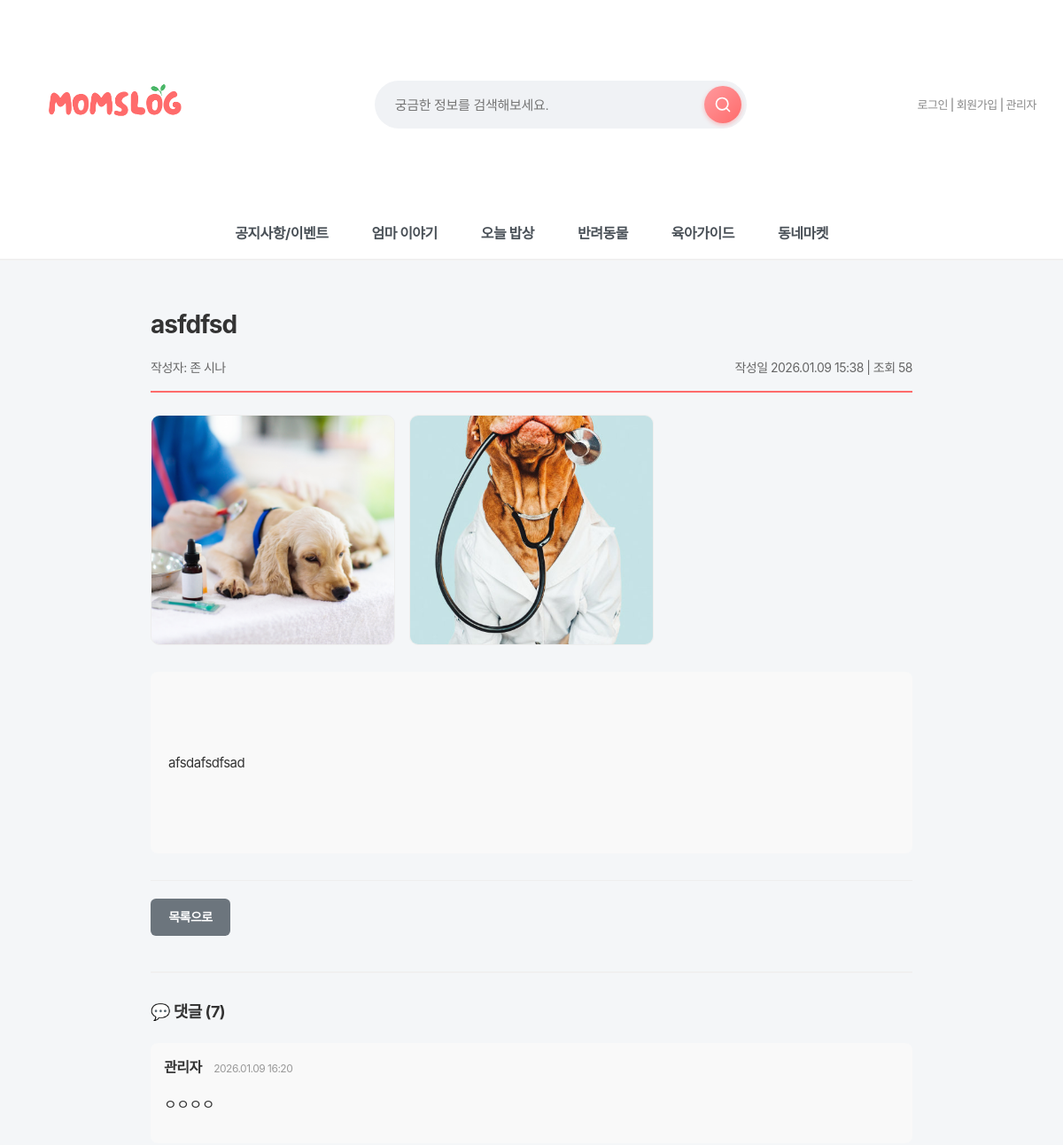
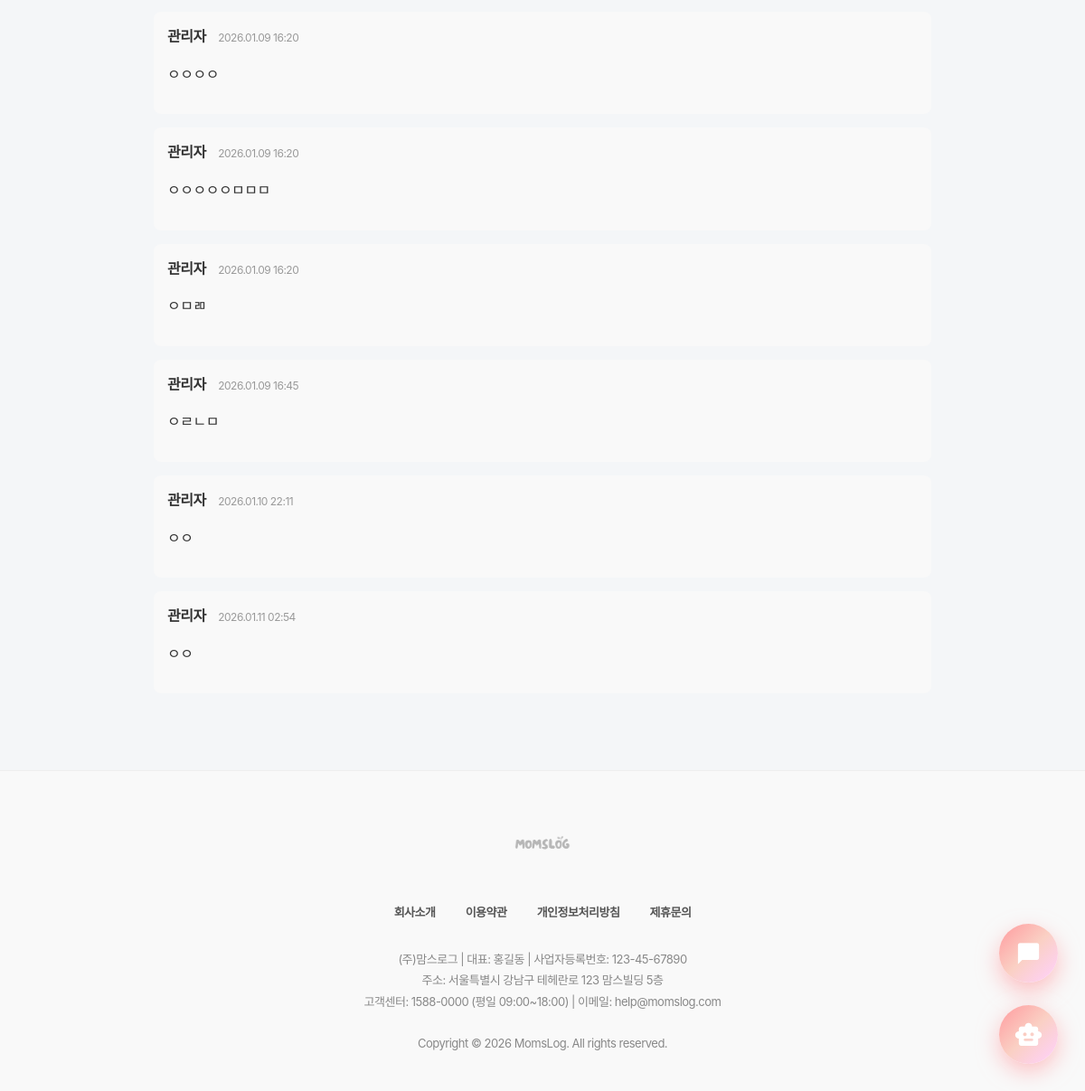
/board/pet/28/, run on the app's committed database (2 pictures, top to bottom).
### board/models.py (models this page shows, shortened)
class PetPost(models.Model):
    title = models.CharField(max_length=200, verbose_name="제목")
    content = models.TextField(verbose_name="내용")
    author = models.ForeignKey(
        settings.AUTH_USER_MODEL,
        on_delete=models.SET_NULL,
        null=True,
        blank=True,
        verbose_name="작성자"
    )
    views = models.IntegerField(default=0, verbose_name="조회수")
    created_at = models.DateTimeField(auto_now_add=True, verbose_name="작성일")
    updated_at = models.DateTimeField(auto_now=True, verbose_name="수정일")
    class Meta:
        verbose_name = '반려동물 게시판'
        verbose_name_plural = '반려동물 게시판'
        ordering = ['-created_at']

class PetImage(models.Model):
    post = models.ForeignKey(
        PetPost,
        on_delete=models.CASCADE,
        related_name='images',
        verbose_name="게시글"
    )
    image = models.ImageField(
        upload_to='pet/',
        verbose_name="이미지"
    )
    order = models.PositiveIntegerField(
        default=0,
        verbose_name="순서"
    )
    class Meta:
        verbose_name = '반려동물 이미지'
        verbose_name_plural = '반려동물 이미지'
        ordering = ['order']

class PetComment(models.Model):
    post = models.ForeignKey(
        PetPost,
        on_delete=models.CASCADE,
        related_name='comments',
        verbose_name='게시글'
    )
    author = models.ForeignKey(
        settings.AUTH_USER_MODEL,
        on_delete=models.CASCADE,
        verbose_name='작성자'
    )
    content = models.TextField(verbose_name='내용')
    parent = models.ForeignKey(
        'self',
        null=True,
        blank=True,
        on_delete=models.CASCADE,
        related_name='replies',
        verbose_name='부모 댓글'
    )
    created_at = models.DateTimeField(auto_now_add=True, verbose_name='작성일')
    updated_at = models.DateTimeField(auto_now=True, verbose_name='수정일')
    class Meta:
        verbose_name = '반려동물 댓글'
        verbose_name_plural = '반려동물 댓글'
        ordering = ['created_at']

### accounts/models.py (models this page shows, shortened)
class User(AbstractUser):
    real_name = models.CharField("이름", max_length=30)
    nickname = models.CharField("닉네임", max_length=30, unique=True)
    jumin = models.CharField("주민번호", max_length=20)  # 000000-0000000
    phone = models.CharField("휴대폰 번호", max_length=20)
    email = models.EmailField("이메일", max_length=254)
    address = models.CharField("주소", max_length=200, blank=True, null=True)
    address_detail = models.CharField("상세주소", max_length=200, blank=True, null=True)
    point = models.PositiveIntegerField("포인트", default=0)
    grade = models.CharField("회원 등급", max_length=10, choices=GRADE_CHOICES, default="start")
    GENDER_CHOICES = [
        ('M', '남자'),
        ('F', '여자'),
    ]
    gender = models.CharField("성별", max_length=1, choices=GENDER_CHOICES, default='F')
    has_children = models.BooleanField("자녀 유무", default=False)
    CHILD_STAGE_CHOICES = [
        ("kindergarten", "유치원"),
        ("elementary", "초등학생"),
        ("middle", "중학생"),
        ("high", "고등학생"),
        ("adult", "성인"),
        ("other", "기타"),
    ]
    children_stages = models.JSONField("자녀 학령(복수)", default=list, blank=True)
    terms_agreed = models.BooleanField("약관 동의", default=False)

### board/views.py (the view)
# urls.py: path('pet/<int:pk>/', views.pet_detail, name='pet_detail'),
def pet_detail(request, pk):
    post = get_object_or_404(PetPost, pk=pk)
    PetPost.objects.filter(pk=pk).update(views=F('views') + 1)
    post.refresh_from_db()
    return render(request, 'board/pet_detail.html', {
        'post': post
    })

### quests/context_processors.py (called while the page is built, shortened)
def today_quest(request):
    if not request.user.is_authenticated:
        return {
            "today_quest": None,
            "grade_progress": None,
        }

### board/templates/board/pet_detail.html (shortened to what this page needs)
{% extends 'base.html' %}
{% load humanize %}
{% block content %}
<div class="pet-detail-container">
    <div class="pet-detail-header">
        <h1 class="pet-title">{{ post.title }}</h1>
        <div class="pet-meta">
            <span>작성자:
                {% if post.author %}
                    {{ post.author.nickname|default:post.author.username }}
                {% else %}
                    탈퇴한 사용자
                {% endif %}
            </span>
            <span>작성일 {{ post.created_at|date:"Y.m.d H:i" }} | 조회 {{ post.views }}</span>
        </div>
    </div>
    {% if post.images.exists %}
    <div class="pet-image-gallery">
        {% for img in post.images.all %}
            <img src="{{ img.image.url }}" alt="반려동물 이미지">
        {% endfor %}
    </div>
    {% endif %}
    <div class="pet-content">
        {{ post.content|linebreaks }}
    </div>
    <div class="pet-actions">
        <a href="{% url 'board:pet_list' %}" class="btn btn-secondary">목록으로</a>
    </div>
    <div class="comments-section">
        <div class="comments-header">💬 댓글 ({{ post.comments.count }})</div>
        {% for comment in post.comments.all %}
        <div class="comment-item">
            <div style="display:flex; justify-content:space-between; align-items:center;">
    <div>
        <span class="comment-author">
            {{ comment.author.nickname|default:comment.author.username|default:"익명" }}
        </span>
        <span class="comment-time">
            {{ comment.created_at|date:"Y.m.d H:i" }}
        </span>
    </div>
</div>
            <div class="comment-content">
                {{ comment.content|linebreaks }}
            </div>
        </div>
        {% empty %}
            <p style="text-align:center; color:#999;">아직 댓글이 없습니다.</p>
        {% endfor %}
    </div>
</div>
{% endblock %}

### static/css/style.css (style rules this page uses)
body { font-family: "Pretendard Variable", "Pretendard", -apple-system, BlinkMacSystemFont, system-ui, Roboto, "Helvetica Neue", "Segoe UI", "Apple SD Gothic Neo", "Noto Sans KR", "Malgun Gothic", "Apple Color Emoji", "Segoe UI Emoji", "Segoe UI Symbol", sans-serif; margin: 0; padding: 0; background-color: #f4f6f8; color: #333; line-height: 1.6; letter-spacing: -0.5px; -webkit-font-smoothing: antialiased; -moz-osx-font-smoothing: grayscale; }
h1, h2, h3, h4, h5, h6 { font-weight: 700; letter-spacing: -1px; margin-top: 0; }
a { text-decoration: none; color: inherit; transition: all 0.3s ease; }

### static/css/mobile.css (style rules this page uses)
* { box-sizing: border-box; }
img, video, iframe { max-width: 100%; height: auto; }

### static/css/darkmode.css (style rules this page uses)
body, header, .main-nav, .card, input, textarea, select, button, table { transition: background-color 0.3s ease, color 0.3s ease, border-color 0.3s ease; }

### static/css/premium-finish.css (style rules this page uses)
* { --transition-fast: 0.2s; --transition-normal: 0.3s; --transition-slow: 0.5s; --ease-spring: cubic-bezier(0.23, 1, 0.320, 1); --ease-smooth: cubic-bezier(0.25, 0.46, 0.45, 0.94); }

### static/css/chatbot.css (style rules this page uses)
:root { --primary-gradient: linear-gradient(135deg, #FF9A9E 0%, #FAD0C4 50%, #FFD1FF 100%); --glass-bg: rgba(255, 255, 255, 0.85); --glass-border: 1px solid rgba(255, 255, 255, 0.5); --shadow-xl: 0 20px 40px rgba(0, 0, 0, 0.1), 0 10px 20px rgba(0, 0, 0, 0.05); --text-dark: #2d3436; }
body { font-family: 'Pretendard', sans-serif; }

### main/templates/base.html (style rules this page uses)
* { font-family: "Pretendard", -apple-system, BlinkMacSystemFont, system-ui, Roboto, "Helvetica Neue", "Segoe UI", "Apple SD Gothic Neo", "Noto Sans KR", "Malgun Gothic", "Apple Color Emoji", "Segoe UI Emoji", "Segoe UI Symbol", sans-serif; }

### board/templates/board/pet_detail.html (style rules this page uses)
.pet-detail-container { max-width: 900px; margin: 30px auto; padding: 20px; }
.pet-detail-header { border-bottom: 2px solid #ff6b6b; padding-bottom: 15px; margin-bottom: 20px; }
.pet-title { font-size: 28px; font-weight: 700; margin-bottom: 15px; color: #333; }
.pet-meta { display: flex; justify-content: space-between; font-size: 14px; color: #666; flex-wrap: wrap; gap: 10px; }
.pet-image-gallery { display: grid; grid-template-columns: repeat(auto-fill, minmax(260px, 1fr)); gap: 16px; margin: 25px 0; }
.pet-image-gallery img { width: 100%; height: 260px; object-fit: cover; border-radius: 10px; border: 1px solid #eee; }
.pet-content { line-height: 1.8; font-size: 15px; color: #333; white-space: pre-wrap; margin: 30px 0; padding: 20px; background: #f9f9f9; border-radius: 8px; }
.pet-actions { display: flex; gap: 10px; margin-top: 30px; padding-top: 20px; border-top: 1px solid #eee; }
.btn { min-width: 90px; height: 42px; padding: 0 16px; display: inline-flex; align-items: center; justify-content: center; font-size: 14px; font-weight: 600; border-radius: 6px; border: none; cursor: pointer; text-decoration: none; }
.btn-secondary { background: #6c757d; color: #fff; }
.comments-section { margin-top: 40px; padding-top: 30px; border-top: 2px solid #f0f0f0; }
.comments-header { font-size: 18px; font-weight: 700; margin-bottom: 20px; }
.comment-item { background: #f9f9f9; padding: 15px; border-radius: 8px; margin-bottom: 15px; }
.comment-author { font-weight: 600; color: #333; }
.comment-time { font-size: 12px; color: #999; margin-left: 10px; }
.comment-content { margin-top: 10px; line-height: 1.6; }

### data on the page
PetPost: title "asfdfsd", author.nickname "존 시나", created_at "2026.01.09 15:38", views "58", content "afsdafsdfsad", comments.count "7"
PetImage: image (picture)
PetImage: image (picture)
PetComment: author.nickname "관리자", created_at "2026.01.09 16:20", content "ㅇㅇㅇㅇ"
PetComment: author.nickname "관리자", created_at "2026.01.09 16:20", content "ㅇㅇㅇㅇ"
PetComment: author.nickname "관리자", created_at "2026.01.09 16:20", content "ㅇㅇㅇㅇㅇㅁㅁㅁ"
PetComment: author.nickname "관리자", created_at "2026.01.09 16:20", content "ㅇㅁㄻ"
PetComment: author.nickname "관리자", created_at "2026.01.09 16:45", content "ㅇㄹㄴㅁ"
PetComment: author.nickname "관리자", created_at "2026.01.10 22:11", content "ㅇㅇ"
PetComment: author.nickname "관리자", created_at "2026.01.11 02:54", content "ㅇㅇ"
